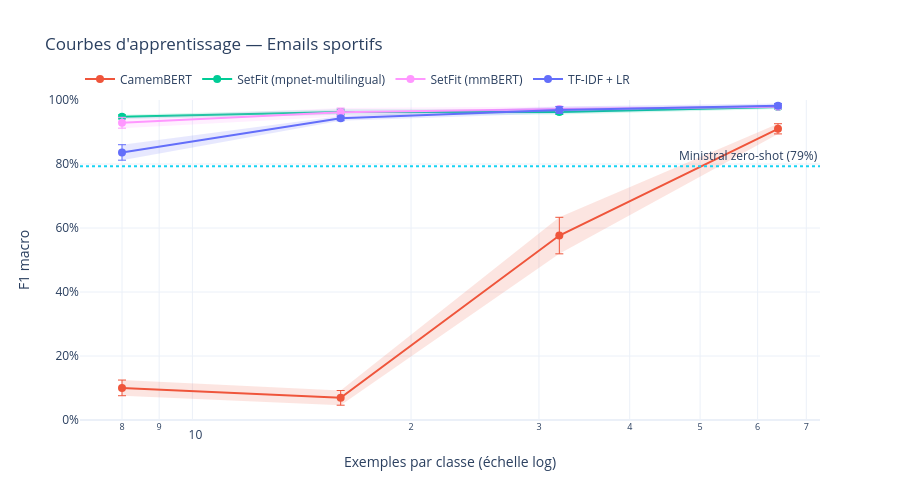

The notebook cell saved with this chart:
### Code cell
plot_learning_curves('emails').show()

### Figure 1 — Plotly figure (JSON) as saved in the notebook; plotly's stock layout.template omitted (floating-point values rounded to 4 significant figures)
{"data": [{"fill": "toself", "fillcolor": "#EF553B", "hoverinfo": "skip", "line": {"color": "rgba(0,0,0,0)"}, "opacity": 0.15, "showlegend": false, "type": "scatter", "x": [8, 16, 32, 64, 64, 32, 16, 8], "y": [0.1249, 0.09217, 0.6334, 0.9259, 0.894, 0.5193, 0.04626, 0.07585]}, {"error_y": {"array": [0.0245, 0.02296, 0.05709, 0.01594], "color": "#EF553B", "thickness": 1, "type": "data", "visible": true}, "line": {"color": "#EF553B", "width": 2}, "marker": {"size": 8}, "mode": "lines+markers", "name": "CamemBERT", "type": "scatter", "x": [8, 16, 32, 64], "y": [0.1004, 0.06921, 0.5763, 0.9099]}, {"fill": "toself", "fillcolor": "#00CC96", "hoverinfo": "skip", "line": {"color": "rgba(0,0,0,0)"}, "opacity": 0.15, "showlegend": false, "type": "scatter", "x": [8, 16, 32, 64, 64, 32, 16, 8], "y": [0.9537, 0.9714, 0.9709, 0.9833, 0.9722, 0.9547, 0.9542, 0.9408]}, {"error_y": {"array": [0.006466, 0.008607, 0.008066, 0.005526], "color": "#00CC96", "thickness": 1, "type": "data", "visible": true}, "line": {"color": "#00CC96", "width": 2}, "marker": {"size": 8}, "mode": "lines+markers", "name": "SetFit (mpnet-multilingual)", "type": "scatter", "x": [8, 16, 32, 64], "y": [0.9473, 0.9628, 0.9628, 0.9778]}, {"fill": "toself", "fillcolor": "#FF97FF", "hoverinfo": "skip", "line": {"color": "rgba(0,0,0,0)"}, "opacity": 0.15, "showlegend": false, "type": "scatter", "x": [8, 16, 32, 64, 64, 32, 16, 8], "y": [0.9458, 0.9748, 0.9795, 0.9813, 0.9764, 0.9637, 0.9486, 0.912]}, {"error_y": {"array": [0.01692, 0.01309, 0.00792, 0.002478], "color": "#FF97FF", "thickness": 1, "type": "data", "visible": true}, "line": {"color": "#FF97FF", "width": 2}, "marker": {"size": 8}, "mode": "lines+markers", "name": "SetFit (mmBERT)", "type": "scatter", "x": [8, 16, 32, 64], "y": [0.9289, 0.9617, 0.9716, 0.9789]}, {"fill": "toself", "fillcolor": "#636EFA", "hoverinfo": "skip", "line": {"color": "rgba(0,0,0,0)"}, "opacity": 0.15, "showlegend": false, "type": "scatter", "x": [8, 16, 32, 64, 64, 32, 16, 8], "y": [0.8603, 0.9501, 0.9799, 0.9893, 0.9752, 0.9582, 0.9353, 0.8119]}, {"error_y": {"array": [0.02418, 0.007389, 0.01084, 0.007028], "color": "#636EFA", "thickness": 1, "type": "data", "visible": true}, "line": {"color": "#636EFA", "width": 2}, "marker": {"size": 8}, "mode": "lines+markers", "name": "TF-IDF + LR", "type": "scatter", "x": [8, 16, 32, 64], "y": [0.8361, 0.9427, 0.9691, 0.9823]}], "layout": {"annotations": [{"showarrow": false, "text": "Ministral zero-shot (79%)", "x": 1, "xanchor": "right", "xref": "x domain", "y": 0.7929, "yanchor": "bottom", "yref": "y"}], "height": 500, "legend": {"orientation": "h", "y": 1.02, "yanchor": "bottom"}, "shapes": [{"line": {"color": "#19D3F3", "dash": "dot"}, "type": "line", "x0": 0, "x1": 1, "xref": "x domain", "y0": 0.7929, "y1": 0.7929, "yref": "y"}], "title": {"text": "Courbes d'apprentissage — Emails sportifs"}, "xaxis": {"title": {"text": "Exemples par classe (échelle log)"}, "type": "log"}, "yaxis": {"range": [0, 1], "tickformat": ".0%", "title": {"text": "F1 macro"}}}}
